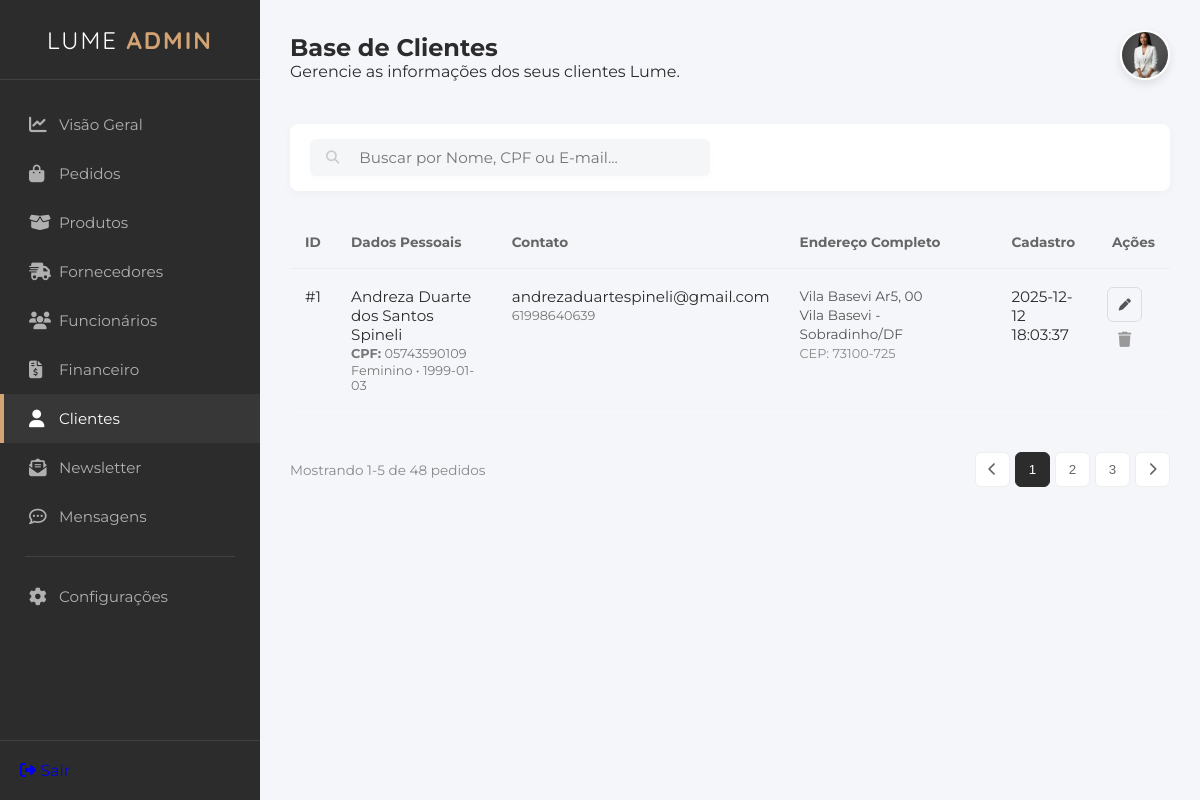
The page /cliente on the database as committed earlier.
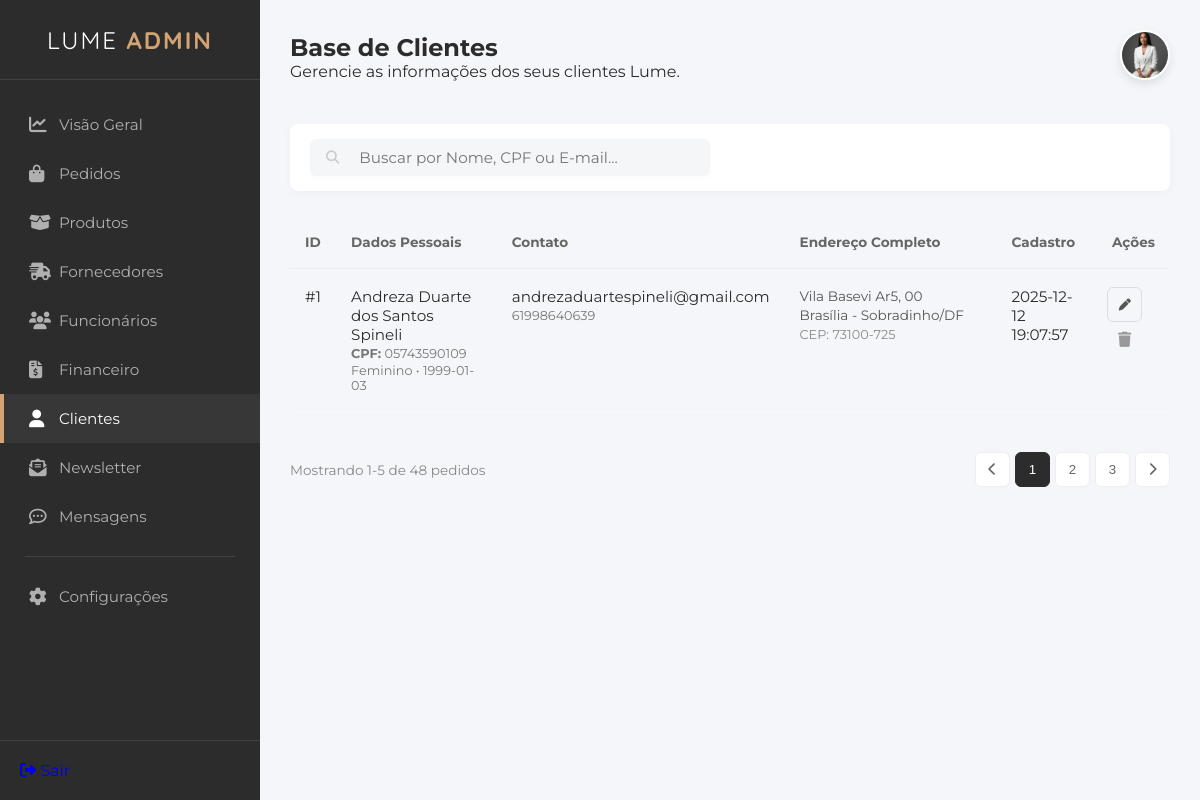
The same page on the database as committed later.
### tables this page shows
CREATE TABLE "tb_clientes" (
    "id_cliente" INTEGER PRIMARY KEY AUTOINCREMENT,
    "nome" VARCHAR(100) NOT NULL,
    "data_nasc" DATE,
    "cpf" VARCHAR(11),
    "genero" VARCHAR(20),
    "tel_cel" VARCHAR(20),
    "email" VARCHAR(100) NOT NULL,
    "cep" VARCHAR(9),
    "endereco" VARCHAR(100),
    "n" VARCHAR(10),
    "complemento" VARCHAR(50),
    "referencia" VARCHAR(100),
    "bairro" VARCHAR(50),
    "cidade" VARCHAR(50),
    "estado" VARCHAR(2),
    "senha" VARCHAR(100) NOT NULL,
    "confirmar_senha" VARCHAR(100) NOT NULL,
    "foto_perfil" TEXT,
    "data_cad" DATETIME DEFAULT CURRENT_TIMESTAMP
    );

### appinterno.py (the view)
@app.route("/cliente.html")
@app.route("/cliente")
def clientes():
    busca = request.args.get("q") # Pega o que foi digitado
    con = get_db()
    cur = con.cursor()
    if busca:
        termo = f"%{busca}%"
        cur.execute("""
            SELECT * FROM tb_clientes
            WHERE nome LIKE ? OR cpf LIKE ? OR email LIKE ?
        """, (termo, termo, termo))
    else:
        cur.execute("SELECT * FROM tb_clientes")
    clientes = cur.fetchall()
    con.close()
    return render_template("interno/cliente.html", clientes=clientes)

### appinterno.py (called while the page is built)
def get_db():
    conn = sqlite3.connect("db_lume.db")
    conn.row_factory = sqlite3.Row
    return conn

### templates/interno/cliente.html (shortened to what this page needs)
<!DOCTYPE html>
<html lang="pt-br">
<head>
    <link rel="stylesheet" href="https://cdnjs.cloudflare.com/ajax/libs/font-awesome/6.4.0/css/all.min.css">
    <link rel="stylesheet" href="/static/styleinterno.css">
</head>
<body>
    <div class="admin-container">
        <aside class="sidebar">
            <div class="sidebar-header">
                <h2 class="brand-text">LUME <span>ADMIN</span></h2>
            </div>
            <nav class="sidebar-nav">
                <ul>
                    <li><a href="dashboard.html"><i class="fa-solid fa-chart-line"></i> Visão Geral</a></li>
                    <li><a href="pedido.html"><i class="fa-solid fa-bag-shopping"></i>Pedidos</a></li>
                    <li><a href="produto.html"><i class="fa-solid fa-box-open"></i> Produtos</a></li>
                    <li><a href="fornecedores.html"><i class="fa-solid fa-truck-fast"></i> Fornecedores</a></li>
                    <li><a href="funcionarios.html"><i class="fa-solid fa-users"></i> Funcionários</a></li>
                    <li><a href="financeiro.html"><i class="fa-solid fa-file-invoice-dollar"></i> Financeiro</a></li>
                    <li class="active"><a href="cliente.html"><i class="fas fa-user"></i>Clientes</a></li>
                    <li><a href="newsletter.html"><i class="fa-solid fa-envelope-open-text"></i> Newsletter</a></li>
                    <li><a href="mensagens.html"><i class="fa-regular fa-comment-dots"></i> Mensagens</a></li>
                    <li class="separator"></li>
                    <li><a href="configuracoes.html"><i class="fa-solid fa-gear"></i> Configurações</a></li>
                </ul>
            </nav>
            <div class="sidebar-footer">
                <a href="login.html" class="btn-logout"><i class="fa-solid fa-right-from-bracket"></i> Sair</a>
            </div>
        </aside>
        <main class="main-content">
<header class="top-bar">
                <div class="page-title">
                    <h2>Base de Clientes</h2>
                    <p>Gerencie as informações dos seus clientes Lume.</p>
                </div>
                 <div class="user-profile">
    <div class="profile-dropdown-trigger" onclick="toggleProfileMenu()">
        <img src="/static/imagens/fundadora1.jpeg" alt="Admin" class="avatar">
    </div>
</div>
</header>
           <section class="actions-bar">
           <form class="search-box" action="/cliente" method="GET">
    <button type="submit" style="border: none; background: transparent; cursor: pointer; color: #ccc;">
        <i class="fa-solid fa-magnifying-glass"></i>
    </button>
    <input type="text" name="q" placeholder="Buscar por Nome, CPF ou E-mail..."
           value="{{ request.args.get('q', '') }}">
</form>
        </section>
        <section class="table-container">
                <table class="admin-table">
                    <thead>
                        <tr>
                            <th style="width: 50px;">ID</th>
                            <th style="width: 25%;">Dados Pessoais</th>
                            <th style="width: 20%;">Contato</th>
                            <th style="width: 35%;">Endereço Completo</th> <th style="width: 10%;">Cadastro</th>
                            <th style="text-align: right; width: 10%;">Ações</th>
                        </tr>
                    </thead>
                    <tbody>
    {% for c in clientes %}
    <tr>
        <td class="col-id">#{{ c['id_cliente'] }}</td>
        <td>
            <div class="info-group">
                <span class="info-main">{{ c['nome'] }}</span>
                <span class="info-sub"><strong>CPF:</strong> {{ c['cpf'] }}</span>
                <span class="info-sub">{{ c['genero'] }} • {{ c['data_nasc'] }}</span>
            </div>
        </td>
        <td>
            <div class="info-group">
                <span class="info-main">{{ c['email'] }}</span>
                <span class="info-sub">{{ c['tel_cel'] }}</span>
            </div>
        </td>
        <td>
            <div class="address-text">
                {{ c['endereco'] }}, {{ c['n'] }} <br>
                {{ c['bairro'] }} - {{ c['cidade'] }}/{{ c['estado'] }}<br>
                <span class="cep">CEP: {{ c['cep'] }}</span>
            </div>
        </td>
        <td>{{ c['data_cad'] }}</td>
        <td class="actions-cell">
            <a href="#" class="btn-icon btn-edit" title="Editar"><i class="fa-solid fa-pen"></i></a>
            <a href="/cliente/delete/{{ c['id_cliente'] }}" class="btn-icon btn-delete" title="Excluir"><i class="fa-solid fa-trash"></i></a>
        </td>
    </tr>
    {% endfor %}
    </tbody>
                </table>
                <div class="pagination">
                <span class="page-info">Mostrando 1-5 de 48 pedidos</span>
                <div class="page-buttons">
                    <button disabled><i class="fa-solid fa-chevron-left"></i></button>
                    <button class="active">1</button>
                    <button>2</button>
                    <button>3</button>
                    <button><i class="fa-solid fa-chevron-right"></i></button>
                </div>
            </div>
            </section>
    </main>
    </div>
</body>
</html>

Rows that differ between the two databases and show on the page:
changed tb_clientes "Andreza Duarte dos Santos Spineli": bairro "Vila Basevi" → "Brasília"; data_cad "2025-12-12 18:03:37" → "2025-12-12 19:07:57"
